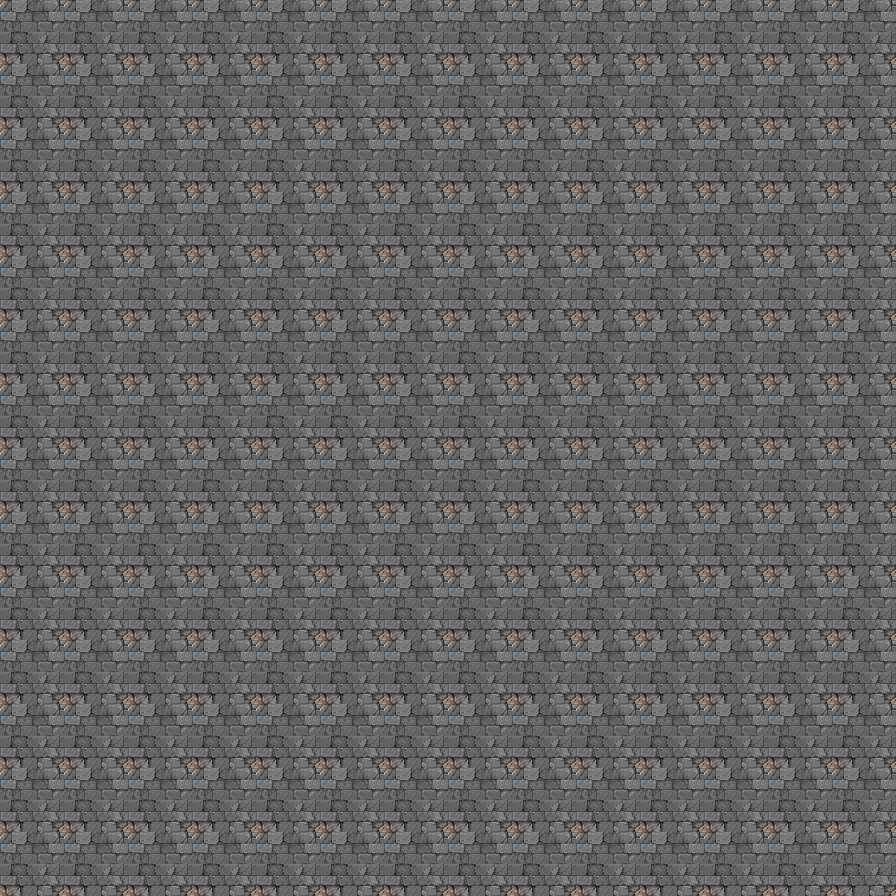

Tiled map render using the project's own tile images. Description and the map definition, with tile-layer contents summarised, below:
An orthogonal 14x14 tile map with 64x64 px tiles, 1 tile layer (Tile Layer 1).

<map version="1.0" orientation="orthogonal" renderorder="left-up" width="14" height="14" tilewidth="64" tileheight="64" nextobjectid="1">
 <tileset firstgid="1" name="terrain" tilewidth="64" tileheight="64" tilecount="64" columns="8">
  <image source="terrain.png" trans="ff00ff" width="512" height="512" />
 </tileset>
 <layer name="Tile Layer 1" width="14" height="14">
  <data>[196 cells, 196 non-empty, 1 distinct tile ids]</data>
 </layer>
</map>
